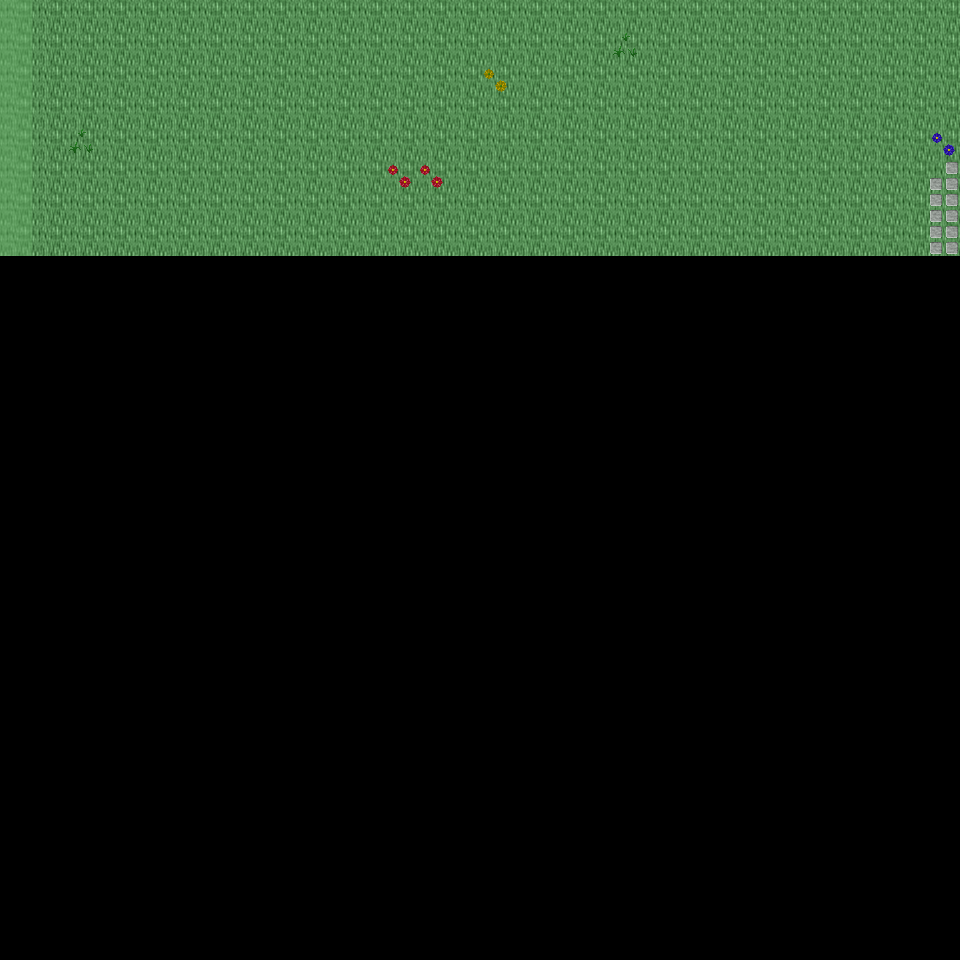

The image is a tile-based game level rendered from a .tmx file. Its description and source (layers, tilesets, objects; grid data summarised) follow:
An orthogonal 30x30 tile map with 32x32 px tiles, 6 tile layers (Ground, Object, Object2, Above, ...), 29 tilesets and 2 objects (2x mapExit).

<map version="1.0" orientation="orthogonal" renderorder="right-down" width="30" height="30" tilewidth="32" tileheight="32" nextobjectid="3">
  <tileset firstgid="1" name="tileset_ground_ground" tilewidth="32" tileheight="32" tilecount="33" columns="3">
    <image source="../drawable/tileset_ground_ground.png" width="96" height="352" />
  </tileset>
  <tileset firstgid="34" name="tileset_ground_water_pool" tilewidth="32" tileheight="32" tilecount="72" columns="3">
    <image source="../drawable/tileset_ground_water_pool.png" width="96" height="768" />
  </tileset>
  <tileset firstgid="106" name="tileset_ground_earth_edges" tilewidth="32" tileheight="32" tilecount="18" columns="6">
    <image source="../drawable/tileset_ground_earth_edges.png" width="192" height="96" />
  </tileset>
  <tileset firstgid="124" name="tileset_ground_grass_edges" tilewidth="32" tileheight="32" tilecount="36" columns="12">
    <image source="../drawable/tileset_ground_grass_edges.png" width="384" height="96" />
  </tileset>
  <tileset firstgid="160" name="tileset_ground_grass_corners" tilewidth="32" tileheight="32" tilecount="24" columns="6">
    <image source="../drawable/tileset_ground_grass_corners.png" width="192" height="128" />
  </tileset>
  <tileset firstgid="184" name="tileset_ground_water_pool_corners" tilewidth="32" tileheight="32" tilecount="72" columns="3">
    <image source="../drawable/tileset_ground_water_pool_corners.png" width="96" height="768" />
  </tileset>
  <tileset firstgid="256" name="tileset_furniture_carpet_carpets" tilewidth="32" tileheight="32" tilecount="8" columns="4">
    <image source="../drawable/tileset_furniture_carpet_carpets.png" width="128" height="64" />
  </tileset>
  <tileset firstgid="264" name="tileset_ground_ridge_earth_dark" tilewidth="32" tileheight="32" tilecount="96" columns="12">
    <image source="../drawable/tileset_ground_ridge_earth_dark.png" width="384" height="256" />
  </tileset>
  <tileset firstgid="360" name="tileset_ground_ridge_earth_pale" tilewidth="32" tileheight="32" tilecount="96" columns="12">
    <image source="../drawable/tileset_ground_ridge_earth_pale.png" width="384" height="256" />
  </tileset>
  <tileset firstgid="456" name="tileset_plant_grasses" tilewidth="32" tileheight="32" tilecount="6" columns="3">
    <image source="../drawable/tileset_plant_grasses.png" width="96" height="64" />
  </tileset>
  <tileset firstgid="462" name="tileset_plant_flower_daisy_red" tilewidth="32" tileheight="32" tilecount="8" columns="2">
    <image source="../drawable/tileset_plant_flower_daisy_red.png" width="64" height="128" />
  </tileset>
  <tileset firstgid="470" name="tileset_plant_flower_daisy_blue" tilewidth="32" tileheight="32" tilecount="8" columns="2">
    <image source="../drawable/tileset_plant_flower_daisy_blue.png" width="64" height="128" />
  </tileset>
  <tileset firstgid="478" name="tileset_plant_flower_daisy_yellow" tilewidth="32" tileheight="32" tilecount="8" columns="2">
    <image source="../drawable/tileset_plant_flower_daisy_yellow.png" width="64" height="128" />
  </tileset>
  <tileset firstgid="486" name="tileset_plant_bush_bushes" tilewidth="32" tileheight="32" tilecount="10" columns="5">
    <image source="../drawable/tileset_plant_bush_bushes.png" width="160" height="64" />
  </tileset>
  <tileset firstgid="496" name="tileset_furniture_table_long_side_on_pale" tilewidth="32" tileheight="32" tilecount="3" columns="3">
    <image source="../drawable/tileset_furniture_table_long_side_on_pale.png" width="96" height="32" />
  </tileset>
  <tileset firstgid="499" name="tileset_plant_stump_small_stump" tilewidth="32" tileheight="32" tilecount="4" columns="2">
    <image source="../drawable/tileset_plant_stump_small_stump.png" width="64" height="64" />
  </tileset>
  <tileset firstgid="503" name="tileset_ground_rock_rocks_2" tilewidth="32" tileheight="32" tilecount="4" columns="2">
    <image source="../drawable/tileset_ground_rock_rocks_2.png" width="64" height="64" />
  </tileset>
  <tileset firstgid="507" name="tileset_ground_ladder_vertical_dark" tilewidth="32" tileheight="32" tilecount="3" columns="3">
    <image source="../drawable/tileset_ground_ladder_vertical_dark.png" width="96" height="32" />
  </tileset>
  <tileset firstgid="510" name="tileset_item_statue_green_stone" tilewidth="32" tileheight="32" tilecount="12" columns="4">
    <image source="../drawable/tileset_item_statue_green_stone.png" width="128" height="96" />
  </tileset>
  <tileset firstgid="522" name="tileset_logic_creature_gnome" tilewidth="32" tileheight="32" tilecount="6" columns="6">
    <image source="../drawable/tileset_logic_creature_gnome.png" width="192" height="32" />
  </tileset>
  <tileset firstgid="528" name="tileset_logic_creature_animal" tilewidth="32" tileheight="32" tilecount="32" columns="8">
    <image source="../drawable/tileset_logic_creature_animal.png" width="256" height="128" />
  </tileset>
  <tileset firstgid="560" name="tileset_logic_collision" tilewidth="32" tileheight="32" tilecount="1" columns="1">
    <image source="../drawable/tileset_logic_collision.png" width="32" height="32" />
  </tileset>
  <tileset firstgid="561" name="tileset_furniture_table_long_front_on_pale" tilewidth="32" tileheight="32" tilecount="3" columns="1">
    <image source="../drawable/tileset_furniture_table_long_front_on_pale.png" width="32" height="96" />
  </tileset>
  <tileset firstgid="564" name="tileset_furniture_light_flames" tilewidth="32" tileheight="32" tilecount="6" columns="6">
    <image source="../drawable/tileset_furniture_light_flames.png" width="192" height="32" />
  </tileset>
  <tileset firstgid="570" name="tileset_ground_green_paving" tilewidth="32" tileheight="32" tilecount="18" columns="3">
    <image source="../drawable/tileset_ground_green_paving.png" width="96" height="192" />
  </tileset>
  <tileset firstgid="588" name="tileset_logic_protection" tilewidth="32" tileheight="32" tilecount="2" columns="2">
    <image source="../drawable/tileset_logic_protection.png" width="64" height="32" />
  </tileset>
  <tileset firstgid="590" name="tileset_building_castle" tilewidth="32" tileheight="32" tilecount="320" columns="20">
    <image source="../drawable/tileset_building_castle.png" width="640" height="512" />
  </tileset>
  <tileset firstgid="910" name="tileset_light_yellow_light_5x5" tilewidth="32" tileheight="32" tilecount="25" columns="5">
    <image source="../drawable/tileset_light_yellow_light_5x5.png" width="160" height="160" />
  </tileset>
  <tileset firstgid="935" name="tileset_logic_creature_human_risecia" tilewidth="32" tileheight="32" tilecount="4" columns="4">
    <image source="../drawable/tileset_logic_creature_human_risecia.png" width="128" height="32" />
  </tileset>
  <layer name="Ground" width="30" height="30">
    <data>[900 cells, 240 non-empty, 1 distinct tile ids]</data>
  </layer>
  <layer name="Object" width="30" height="30">
    <data>[900 cells, 11 non-empty, 3 distinct tile ids]</data>
  </layer>
  <layer name="Object2" width="30" height="30">
    <data>[900 cells, 6 non-empty, 4 distinct tile ids]</data>
  </layer>
  <layer name="Above" width="30" height="30">
    <data>[900 cells, 0 non-empty, 0 distinct tile ids]</data>
  </layer>
  <layer name="Above2" width="30" height="30">
    <data>[900 cells, 0 non-empty, 0 distinct tile ids]</data>
  </layer>
  <layer name="Walkable" width="30" height="30">
    <data>[900 cells, 8 non-empty, 1 distinct tile ids]</data>
  </layer>
  <objectgroup name="MapEvents">
    <object id="1" name="north" type="mapExit" x="32" y="0" width="928" height="32">
      <properties>
        <property name="map" value="level_0_x68_y96" />
        <property name="x" value="1" />
        <property name="y" value="28" />
      </properties>
    </object>
    </objectgroup>
</map>
<!-- 1 of 2 objects omitted -->
